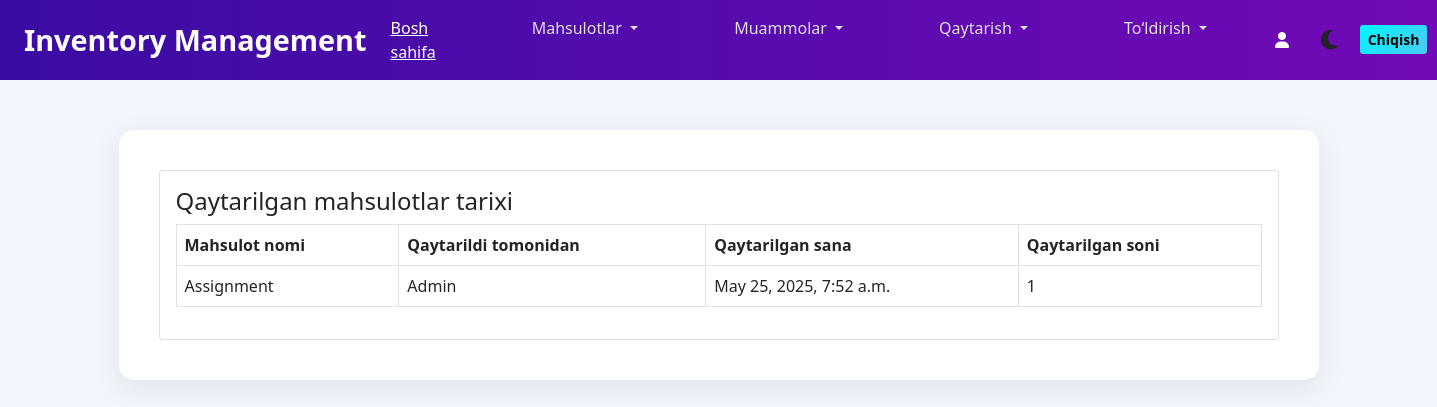
The app's page /store/return-history/, older data.
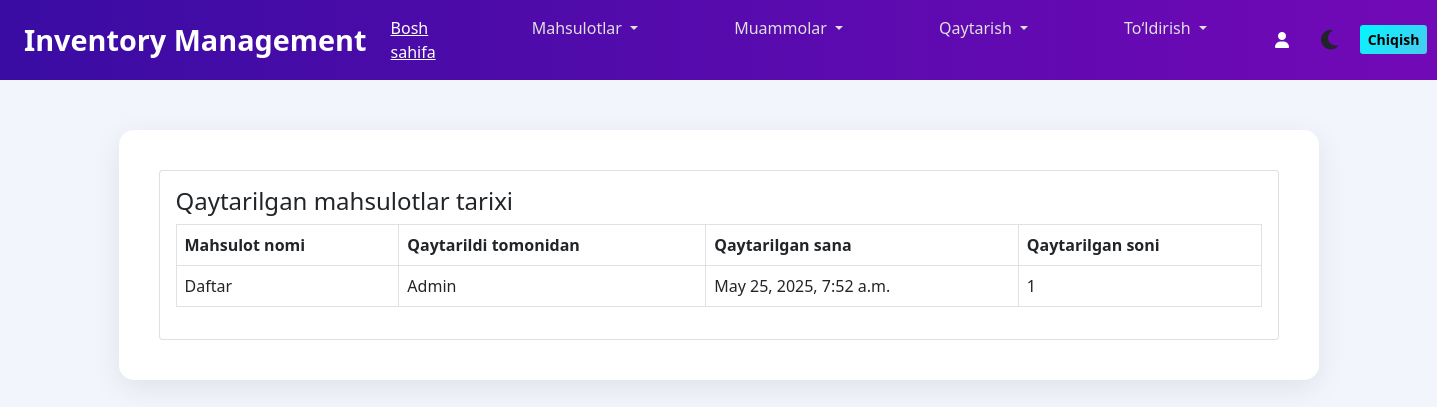
The same page, newer data.
### store/models.py (models this page shows, shortened)
class ReturnItem(models.Model):
    item = models.ForeignKey(Item, on_delete=models.CASCADE)
    returned_date = models.DateTimeField(auto_now_add=True)
    returned_amount = models.PositiveIntegerField()
    returned_by = models.CharField(max_length=100)

class Item(models.Model):
    name = models.CharField(max_length=100)
    amount = models.PositiveIntegerField()
    created_by = models.ForeignKey(User, on_delete=models.DO_NOTHING)
    created_date = models.DateTimeField(auto_now_add=True)
    initial_amount = models.PositiveIntegerField(null=True, blank=True)
    def __str__(self):
        return self.name

### store/views.py (the view)
# urls.py: path('return-history/', views.return_history, name='return-history'),
def return_history(request):
    items = ReturnItem.objects.all()
    context = {'items': items}
    return render(request,'store/return_history.html', context)

### templates/store/return_history.html
{% extends 'base.html' %}
{% block content %}
<div class="card">
    <div class="card-body">
        <h4>Qaytarilgan mahsulotlar tarixi</h4>
        <table class="table table-bordered">
            <thead>
                <tr>
                    <th scope="col">Mahsulot nomi</th>
                    <th scope="col">Qaytarildi tomonidan </th>
                    <th scope="col">Qaytarilgan sana</th>
                    <th scope="col">Qaytarilgan soni</th>
                </tr>
            </thead>
            <tbody>
                {% for item in items %}
                <tr>
                    <td>{{item.item}}</td>
                    <td>{{item.returned_by}}</td>
                    <td>{{item.returned_date}}</td>
                    <td>{{item.returned_amount}}</td>
                </tr>
                {% endfor %}
            </tbody>
        </table>
    </div>
</div>
{% endblock content %}

Row changes from the older to the newer data that the page shows:
changed through a linked row, ReturnItem "Admin": item "Assignment" → "Daftar"
